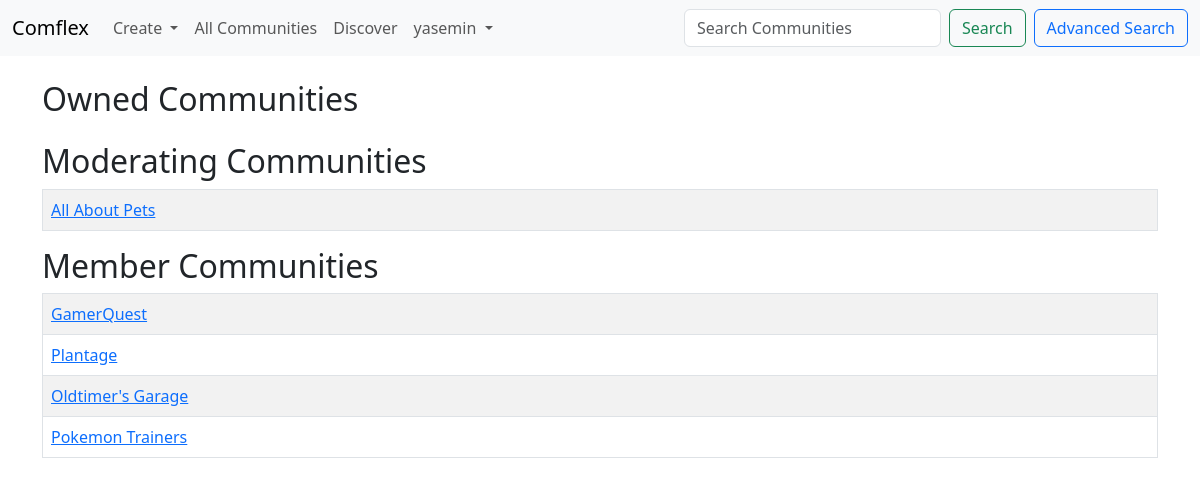
Screenshot of /my_communities (signed in) with the database file from the repository.
### post_app/models.py (models this page shows)
class Community(models.Model):
    name = models.CharField('Community Name', max_length=120, unique=True)
    is_public = models.BooleanField(default=True, help_text="Check if the community is public!")
    creation_date = models.DateTimeField(auto_now_add=True)
    description = models.TextField(blank=True)
    owner_id = models.IntegerField('Community Owner', blank=False, default=1)
    owner_username = models.ForeignKey(User, blank=False, null=True, on_delete=models.SET_NULL)
    members = models.ManyToManyField(User, related_name='communities', blank=True)
    moderators = models.ManyToManyField(User, related_name='moderated_communities', blank=True)  # New field for moderators
    def __str__(self):
        return self.name

### post_app/views.py (the view)
# urls.py: path('my_communities', views.my_communities, name="my-communities"),
def my_communities(request):
    community_list = Community.objects.filter(members=request.user).order_by('-creation_date')
    owned_communities = community_list.filter(owner_id=request.user.id)
    moderated_communities = community_list.filter(moderators=request.user)
    joined_communities = community_list.exclude(owner_id=request.user.id).exclude(moderators=request.user)
    return render(request, 'posts/my_communities.html', {
        'owned_communities': owned_communities,
        'moderated_communities': moderated_communities,
        'joined_communities': joined_communities,
    })

### post_app/templates/posts/my_communities.html (shortened to what this page needs)
{% extends 'posts/base.html' %}
{% block content %}
    <h2>Owned Communities</h2>
    <h2>Moderating Communities</h2>
    <table class="table table-striped table-hover table-bordered">
        {% for community in moderated_communities %}
            <tr>
                <td>
                    <a href="{% url 'show-community' community.id %}">{{ community }}</a>
                </td>
            </tr>
        {% endfor %}
    </table>
    <h2>Member Communities</h2>
    <table class="table table-striped table-hover table-bordered">
        {% for community in joined_communities %}
            <tr>
                <td>
                    <a href="{% url 'show-community' community.id %}">{{ community }}</a>
                </td>
            </tr>
        {% endfor %}
    </table>
{% endblock %}

### post_app/templates/posts/navbar.html (shortened to what this page needs)
<nav class="navbar navbar-expand-lg bg-body-tertiary">
  <div class="container-fluid">
    <a class="navbar-brand" href="{% url 'home' %}">Comflex</a>
    <div class="collapse navbar-collapse" id="navbarSupportedContent">
      <ul class="navbar-nav me-auto mb-2 mb-lg-0">
        {%if user.is_authenticated %}
        <li class="nav-item dropdown">
          <a class="nav-link dropdown-toggle" href="#" role="button" data-bs-toggle="dropdown" aria-expanded="false">
            Create
          </a>
        </li>
        {% endif %}
        <li class="nav-item">
          <a class="nav-link" href="{% url 'list-communities' %}">All Communities</a>
        </li>
        <li class="nav-item">
          <a class="nav-link" href="{% url 'discover' %}">Discover</a>
        </li>
        {%if user.is_authenticated %}
        <li class="nav-item dropdown">
          <a class="nav-link dropdown-toggle" href="#" role="button" data-bs-toggle="dropdown" aria-expanded="false">
            {{ user }}
          </a>
        </li>
        {% endif %}
      </ul>
      <form class="d-flex" method="POST" action="{% url 'search-communities' %}">
        <input class="form-control me-2" type="search" placeholder="Search Communities" aria-label="Search" name="searched">
        <button class="btn btn-outline-success" type="submit">Search</button>
      </form>
      <a href="{% url 'advanced-search' %}" class="btn btn-outline-primary ms-2">Advanced Search</a>
    </div>
  </div>
</nav>

### rows the page displays
Community: name "All About Pets"
Community: name "GamerQuest"
Community: name "Plantage"
Community: name "Oldtimer's Garage"
Community: name "Pokemon Trainers"

### other values shown
{{ user }} "yasemin"
